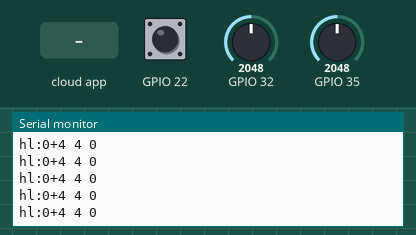
Bench run of a sketch on a simulated ESP32. Shown: the last lines printed to the serial monitor. The inputs (shaded band) are chosen by the test bench; at power-on: GPIO 32 = 2048, GPIO 35 = 2048, GPIO 22 HIGH. WiFi joins after 1.5 s; servers stay silent unless stated; no MQTT or app messages arrive unless stated.

Above: at 2.7 s.
2.8 s: GPIO 32 set to 2866
At 3.9 s:
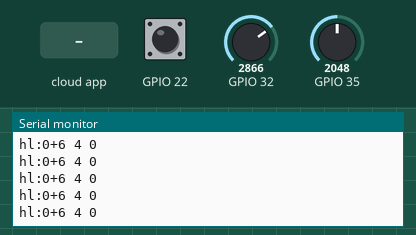
4.3 s: GPIO 35 set to 2866
At 5.1 s:
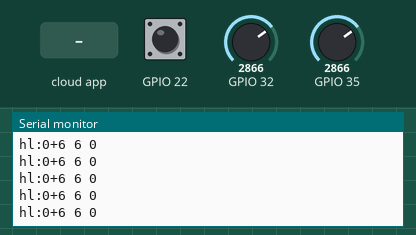
5.8 s: GPIO 22 pulled LOW for 0.15 s
At 6.4 s:
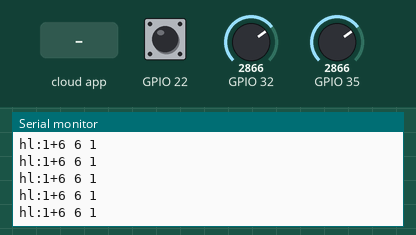
7.4 s: the phone or cloud app sets hl to 0
8.9 s: the phone or cloud app sets hl to 1
10.4 s: GPIO 32 set to 3603
At 11.0 s:
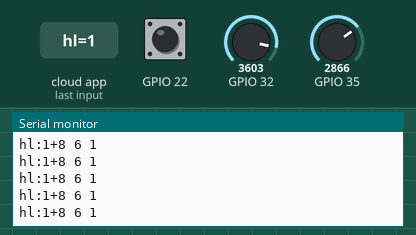
Timing chart, 0 to 12.9 s (numbered marks = the images above; inputs shaded):
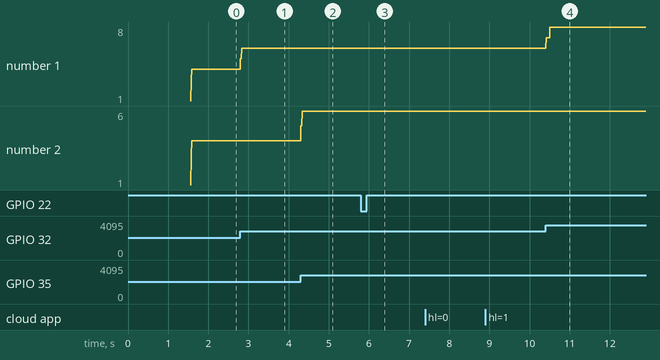

Measured:
- after the input at 2.8 s, the serial monitor: prints a new line at once (image 1)
- after the input at 4.3 s, the serial monitor: prints a new line at once (image 2)
- after the input at 5.8 s, the serial monitor: prints a new line after 0.15 s (image 3)
- after the input at 10.4 s, the serial monitor: prints a new line at once (image 4)
- plotted number 1: 4 → 6 after the input at 2.8 s, 6 → 8 after the input at 10.4 s

The sketch:

Hand_Left.ino
```cpp
/***************************************************
  NodeMCU
****************************************************/
//#include <ESP8266WiFi.h>
#include <WiFi.h>
#include "Adafruit_MQTT.h"
#include "Adafruit_MQTT_Client.h"
/************************* WiFi Access Point *********************************/
#define WLAN_SSID       "HTF_AP"        //Wifi name
#define WLAN_PASS       "11111111"      //Wifi password
#define MQTT_SERVER      "192.168.1.55" // static ip address
#define MQTT_PORT         1883
#define MQTT_USERNAME    ""
#define MQTT_PASSWORD         ""
#define LED_PIN     5                // Pin connected to the LED. GPIO 2 (D4)
#define BUTTON_PIN  4               // Pin connected to the button. GPIO 15 (D8)
#define ADC_READ_PIN  A0
#define VALLUME1_PIN  0
#define VALLUME2_PIN  2
float filterConstant = 0.95; // filter constant
//float newVal = 0.0;
float sensorVal = 0.0;
int maxval = 0, minval = 1024;
int buf[5];
int oldX = 0;
int oldY = 0;
int holder=0;
int joyMod = 0;
unsigned long timer1 = millis(),timer2;
float newVal[5] = {0.0, 0.0, 0.0, 0.0, 0.0};
int sent_per_sec = 5;
float smooth(float data, float filterVal, float smoothedVal) {
  smoothedVal = (data * (1 - filterVal)) + (smoothedVal  *  filterVal);
  return smoothedVal;
}
/************ Global State ******************/
// Create an ESP8266 WiFiClient class to connect to the MQTT server.
WiFiClient client;
// Setup the MQTT client class by passing in the WiFi client and MQTT server and login details.
Adafruit_MQTT_Client mqtt(&client, MQTT_SERVER, MQTT_PORT, MQTT_USERNAME, MQTT_PASSWORD);
/****************************** Feeds ***************************************/
// Setup a feed called 'pi_led' for publishing.
// Notice MQTT paths for AIO follow the form: <username>/feeds/<feedname>
Adafruit_MQTT_Publish un_in = Adafruit_MQTT_Publish(&mqtt, MQTT_USERNAME "/ui/");
// Setup a feed called 'esp8266_led' for subscribing to changes.
Adafruit_MQTT_Subscribe un_out = Adafruit_MQTT_Subscribe(&mqtt, MQTT_USERNAME "/hl/");
/*************************** Sketch Code ************************************/
char now, old;


void MQTT_connect();
void setup() {
  pinMode(22,INPUT_PULLUP);
  Serial.begin(115200);
  delay(10);

  Serial.println(F("RPi-ESP-MQTT"));
  // Connect to WiFi access point.
  Serial.println(); Serial.println();
  Serial.print("Connecting to ");
  Serial.println(WLAN_SSID);
  WiFi.begin(WLAN_SSID, WLAN_PASS);
  while (WiFi.status() != WL_CONNECTED) {
    delay(500);
    Serial.print(".");
  }
  Serial.println();
  Serial.println("WiFi connected");
  Serial.println("IP address: "); Serial.println(WiFi.localIP());
  // Setup MQTT subscription for esp8266_led feed.
  mqtt.subscribe(&un_out);
}
uint32_t x = 0;
void loop() {
  // Check if the button has been pressed by looking for a change from high to
  // low signal (with a small delay to debounce).
  // Ensure the connection to the MQTT server is alive (this will make the first
  // connection and automatically reconnect when disconnected).  See the MQTT_connect
  MQTT_connect();
  // this is our 'wait for incoming subscription packets' busy subloop
  // try to spend your time here
  // Here its read the subscription
  Adafruit_MQTT_Subscribe *subscription;
  while ((subscription = mqtt.readSubscription())) {
    Serial.println((char *)un_out.lastread);
    //    Serial.print(subscription);
    if (subscription == &un_out) {////ส่วนนี้คือจุดเลือกรับ
      char *message = (char *)un_out.lastread;
      String ms_in = message;
    }
  }
  ////////////////////////////////////////////IN//////////////////////////////////////
  int inB = digitalRead(22);
//  delay(5);
  int inX = analogRead(32);
//  delay(5);
  int inY = analogRead(35);
  if (inB == 0&&holder==0) {
    holder=1;
   timer2 = millis();
  }
  if(holder==1&&inB == 1&&(millis() - timer2) > 1){
    if(joyMod==1){
      joyMod=0;
      }
    else{
      joyMod=1;
    }
    holder=0;
  }
//  else if(holder==1&&inB == 0){
//    delay(5);
//    }
  //    inB = map(inB, 0, 4095, 0, 1);
//  inX = map(inX, 0, 4095, 1, 9);
//  inY = map(inY, 0, 4095, 1, 9);
  newVal[0] = smooth(inX, filterConstant, newVal[0]);
  inX = map(newVal[0], 0, 4095, 1, 9);
  newVal[1] = smooth(inY, filterConstant, newVal[1]);
  inY = map(newVal[1], 0, 4095, 1, 9);
  if ((millis() - timer1) > sent_per_sec) {

    char message[29];
    String test = "hl:" + String(joyMod) + "+" + String(inX) + " " + String(inY);
    Serial.println(test+" "+joyMod);
    test.toCharArray(message, 29);
    un_in.publish(message);
    timer1 = millis();

  }


  //if(now!=old){
  //  if(now=='F')
  //  un_in.publish("ar:F");
  //  else if(now=='S')
  //  un_in.publish("ar:S");
  //  else if(now=='I')
  //  un_in.publish("ar:I");
  //  else if(now=='O')
  //  un_in.publish("ar:O");
  //  old=now;
  //}
  //    un_in.publish(message);


  //  Serial.println("VALLUM_PIN");
  //  Serial.println(map(analogRead(VALLUM_PIN), 0, 1024, 0, 9));
  //un_in.publish(buf);
  //un_in.publish(!digitalRead(BUTTON_PIN));
  // if ((button_first == HIGH) && (button_second == LOW)) {
  //   // Button was pressed!
  //   Serial.println("Button pressed!");
  //   un_in.publish("TOGGLE");
  // }
}
// Function to connect and reconnect as necessary to the MQTT server.
void MQTT_connect() {
  int8_t ret;
  // Stop if already connected.
  if (mqtt.connected()) {
    return;
  }
  Serial.print("Connecting to MQTT... ");
  uint8_t retries = 3;
  while ((ret = mqtt.connect()) != 0) { // connect will return 0 for connected
    Serial.println(mqtt.connectErrorString(ret));
    Serial.println("Retrying MQTT connection in 5 seconds...");
    mqtt.disconnect();
    delay(5000);  // wait 5 seconds
    retries--;
    if (retries == 0) {
      // basically die and wait for WDT to reset me
      while (1);
    }
  }
  Serial.println("MQTT Connected!");
}
```
